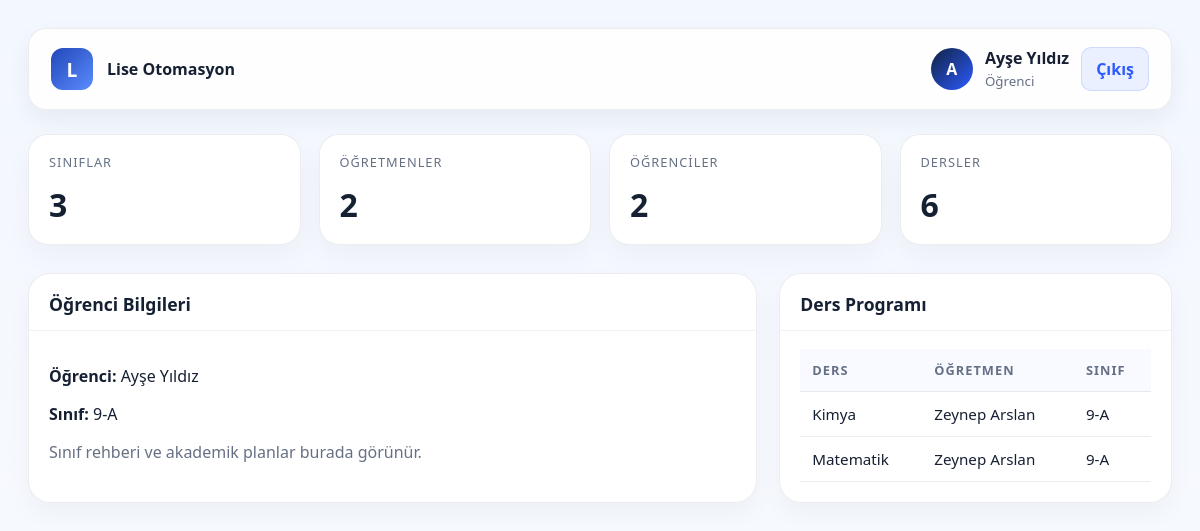
The app's page /dashboard.php (signed in) with its own data.
### tables this page shows
CREATE TABLE IF NOT EXISTS users (
    id INT AUTO_INCREMENT PRIMARY KEY,
    username VARCHAR(80) NOT NULL UNIQUE,
    password VARCHAR(255) NOT NULL,
    full_name VARCHAR(150) NOT NULL,
    role_id INT NOT NULL,
    class_id INT DEFAULT NULL,
    created_at TIMESTAMP DEFAULT CURRENT_TIMESTAMP,
    FOREIGN KEY (role_id) REFERENCES roles(id),
    FOREIGN KEY (class_id) REFERENCES classes(id)
);

CREATE TABLE IF NOT EXISTS roles (
    id INT AUTO_INCREMENT PRIMARY KEY,
    name VARCHAR(50) NOT NULL UNIQUE,
    label VARCHAR(100) NOT NULL
);

CREATE TABLE IF NOT EXISTS classes (
    id INT AUTO_INCREMENT PRIMARY KEY,
    name VARCHAR(50) NOT NULL UNIQUE,
    grade VARCHAR(20) DEFAULT NULL,
    advisor_teacher_id INT DEFAULT NULL
);

CREATE TABLE IF NOT EXISTS subjects (
    id INT AUTO_INCREMENT PRIMARY KEY,
    name VARCHAR(100) NOT NULL UNIQUE
);

### includes/auth.php (called while the page is built, shortened)
<?php
function currentUser(): ?array
{
    return $_SESSION['user'] ?? null;
}
function roleLabel(string $role): string
{
    $labels = [
        'admin' => 'Müdür',
        'assistant_principal' => 'Müdür Yardımcısı',
        'teacher' => 'Öğretmen',
        'student' => 'Öğrenci',
    ];
    return $labels[$role] ?? ucfirst(str_replace('_', ' ', $role));
}

### includes/functions.php (called while the page is built, shortened)
<?php
function fetchOne(PDO $pdo, string $sql, array $params = []): ?array
{
    $statement = $pdo->prepare($sql);
    $statement->execute($params);
    $result = $statement->fetch();
    return $result ?: null;
}
function fetchAll(PDO $pdo, string $sql, array $params = []): array
{
    $statement = $pdo->prepare($sql);
    $statement->execute($params);
    return $statement->fetchAll();
}
function getClassName(PDO $pdo, ?int $classId): string
{
    $row = fetchOne($pdo, 'SELECT name FROM classes WHERE id = :id', ['id' => $classId]);
    return $row['name'] ?? 'Bilinmeyen sınıf';
}

### dashboard.php (the view, shortened to what this page needs)
<?php
require_once __DIR__ . '/includes/auth.php';
require_once __DIR__ . '/includes/functions.php';
$current = currentUser();
$user = fetchOne(
    $db,
    'SELECT u.*, r.name AS role_name
     FROM users u
     INNER JOIN roles r ON r.id = u.role_id
     WHERE u.id = :id
     LIMIT 1',
    ['id' => (int) $current['id']]
);
$role = $user['role_name'];
$classes = fetchAll($db, 'SELECT * FROM classes ORDER BY name ASC');
$teachers = fetchAll($db, 'SELECT * FROM users WHERE role_id = (SELECT id FROM roles WHERE name = :role) ORDER BY full_name ASC', ['role' => 'teacher']);
$students = fetchAll($db, 'SELECT * FROM users WHERE role_id = (SELECT id FROM roles WHERE name = :role) ORDER BY full_name ASC', ['role' => 'student']);
$subjects = fetchAll($db, 'SELECT * FROM subjects ORDER BY name ASC');
$scheduleRows = [];
if ($role === 'student') {
    $studentClassId = (int) ($user['class_id'] ?? 0);
    $scheduleRows = fetchAll(
        $db,
        'SELECT s.name AS subject_name, u.full_name AS teacher_name, c.name AS class_name
         FROM teacher_class_subject tcs
         INNER JOIN subjects s ON s.id = tcs.subject_id
         INNER JOIN users u ON u.id = tcs.teacher_id
         INNER JOIN classes c ON c.id = tcs.class_id
         WHERE c.id = :class_id
         ORDER BY s.name ASC',
        ['class_id' => $studentClassId]
    );
}
$stats = [
    ['label' => 'Sınıflar', 'value' => count($classes)],
    ['label' => 'Öğretmenler', 'value' => count($teachers)],
    ['label' => 'Öğrenciler', 'value' => count($students)],
    ['label' => 'Dersler', 'value' => count($subjects)],
];
?>
<!DOCTYPE html>
<html lang="tr">
<head>
    <link rel="stylesheet" href="assets/css/style.css">
</head>
<body>
    <div class="dashboard">
        <div class="topbar">
            <div class="brand">
                <span class="brand-mark">L</span>
                <span>Lise Otomasyon</span>
            </div>
            <div class="user-box">
                <div class="avatar"><?= htmlspecialchars(substr($user['full_name'], 0, 1), ENT_QUOTES, 'UTF-8'); ?></div>
                <div class="user-meta">
                    <strong><?= htmlspecialchars($user['full_name'], ENT_QUOTES, 'UTF-8'); ?></strong>
                    <small><?= htmlspecialchars(roleLabel($role), ENT_QUOTES, 'UTF-8'); ?></small>
                </div>
                <a href="logout.php" class="logout-btn">Çıkış</a>
            </div>
        </div>
        <div class="content">
            <div class="stats-grid">
                <?php foreach ($stats as $stat): ?>
                    <div class="stat-card">
                        <div class="label"><?= htmlspecialchars($stat['label'], ENT_QUOTES, 'UTF-8'); ?></div>
                        <div class="value"><?= htmlspecialchars((string) $stat['value'], ENT_QUOTES, 'UTF-8'); ?></div>
                    </div>
                <?php endforeach; ?>
            </div>
            <?php if ($role === 'student'): ?>
                <div class="panel-grid">
                    <div class="panel">
                        <div class="panel-header-block">
                            <h3>Öğrenci Bilgileri</h3>
                        </div>
                        <div class="panel-body">
                            <p><strong>Öğrenci:</strong> <?= htmlspecialchars($user['full_name'], ENT_QUOTES, 'UTF-8'); ?></p>
                            <p><strong>Sınıf:</strong> <?= htmlspecialchars(getClassName($db, (int) $user['class_id']), ENT_QUOTES, 'UTF-8'); ?></p>
                            <p class="muted">Sınıf rehberi ve akademik planlar burada görünür.</p>
                        </div>
                    </div>
                    <div class="panel">
                        <div class="panel-header-block">
                            <h3>Ders Programı</h3>
                        </div>
                        <div class="panel-body">
                            <div class="table-wrap">
                                <table>
                                    <thead>
                                        <tr>
                                            <th>Ders</th>
                                            <th>Öğretmen</th>
                                            <th>Sınıf</th>
                                        </tr>
                                    </thead>
                                    <tbody>
                                        <?php foreach ($scheduleRows as $row): ?>
                                            <tr>
                                                <td><?= htmlspecialchars($row['subject_name'], ENT_QUOTES, 'UTF-8'); ?></td>
                                                <td><?= htmlspecialchars($row['teacher_name'], ENT_QUOTES, 'UTF-8'); ?></td>
                                                <td><?= htmlspecialchars($row['class_name'], ENT_QUOTES, 'UTF-8'); ?></td>
                                            </tr>
                                        <?php endforeach; ?>
                                    </tbody>
                                </table>
                            </div>
                        </div>
                    </div>
                </div>
            <?php endif; ?>
        </div>
    </div>
</body>
</html>

### assets/css/style.css (style rules this page uses)
:root { --bg: #f4f7ff; --primary: #2d5bff; --primary-soft: #eaf0ff; --dark: #162033; --muted: #667085; --white: #ffffff; --success: #16a34a; --warning: #f59e0b; --danger: #ef4444; --border: rgba(22, 32, 51, 0.08); --shadow: 0 18px 50px rgba(20, 35, 84, 0.12); }
* { box-sizing: border-box; }
body { margin: 0; font-family: "Segoe UI", Tahoma, Geneva, Verdana, sans-serif; background: linear-gradient(135deg, #eef4ff 0%, #f8faff 50%, #eef8f7 100%); color: var(--dark); }
a { text-decoration: none; color: inherit; }
.dashboard { min-height: 100vh; padding: 28px; background: linear-gradient(180deg, #f3f7ff 0%, #f8fafc 100%); }
.topbar { max-width: 1300px; margin: 0 auto 24px auto; background: rgba(255, 255, 255, 0.88); border: 1px solid var(--border); border-radius: 18px; padding: 18px 22px; display: flex; align-items: center; justify-content: space-between; box-shadow: 0 10px 25px rgba(17, 35, 66, 0.06); }
.brand { display: flex; align-items: center; gap: 14px; font-weight: 700; }
.brand-mark { display: inline-flex; align-items: center; justify-content: center; width: 42px; height: 42px; border-radius: 12px; background: linear-gradient(135deg, #2147b8, #5b8cff); color: white; font-size: 1.2rem; }
.user-box { display: flex; align-items: center; gap: 12px; }
.avatar { width: 42px; height: 42px; border-radius: 50%; background: linear-gradient(135deg, #102242, #2d5bff); color: white; display: flex; align-items: center; justify-content: center; font-weight: 700; }
.user-meta strong { display: block; }
.user-meta small { color: var(--muted); }
.logout-btn { border: 1px solid rgba(45, 91, 255, 0.15); background: var(--primary-soft); color: var(--primary); padding: 10px 14px; border-radius: 10px; font-weight: 600; }
.content { max-width: 1300px; margin: 0 auto; }
.stats-grid { display: grid; grid-template-columns: repeat(auto-fit, minmax(180px, 1fr)); gap: 18px; margin-bottom: 28px; }
.stat-card { background: white; border: 1px solid var(--border); border-radius: 20px; padding: 18px 20px; box-shadow: 0 12px 28px rgba(16, 24, 40, 0.04); }
.stat-card .label { color: var(--muted); font-size: 0.8rem; text-transform: uppercase; letter-spacing: 0.08em; }
.stat-card .value { margin-top: 12px; font-size: 2rem; font-weight: 700; }
.panel-grid { display: grid; grid-template-columns: 1.3fr 0.7fr; gap: 22px; margin-bottom: 24px; }
.panel { background: rgba(255, 255, 255, 0.94); border: 1px solid var(--border); border-radius: 22px; box-shadow: 0 10px 25px rgba(17, 35, 66, 0.04); overflow: hidden; }
.panel-header-block { padding: 18px 20px 14px; border-bottom: 1px solid rgba(17, 35, 66, 0.06); }
.panel-header-block h3 { margin: 0; font-size: 1.1rem; }
.panel-body { padding: 18px 20px 20px; }
.table-wrap { overflow-x: auto; }
table { width: 100%; border-collapse: collapse; }
th, td { text-align: left; padding: 12px 12px; border-bottom: 1px solid rgba(17, 35, 66, 0.08); font-size: 0.95rem; }
th { font-size: 0.8rem; text-transform: uppercase; letter-spacing: 0.08em; color: var(--muted); background: rgba(237, 242, 255, 0.4); }
.muted { color: var(--muted); }

### records on screen
users: full_name "A", full_name "Ayşe Yıldız", role.name "Öğrenci", class.name "9-A"
subjects: name "Kimya", users.full_name "Zeynep Arslan", classes.name "9-A"
subjects: name "Matematik", users.full_name "Zeynep Arslan", classes.name "9-A"

### other values on screen
$stat['label'] "SINIFLAR"
$stat['value'] "3"
$stat['label'] "ÖĞRETMENLER"
$stat['value'] "2"
$stat['label'] "ÖĞRENCILER"
$stat['label'] "DERSLER"
$stat['value'] "6"
